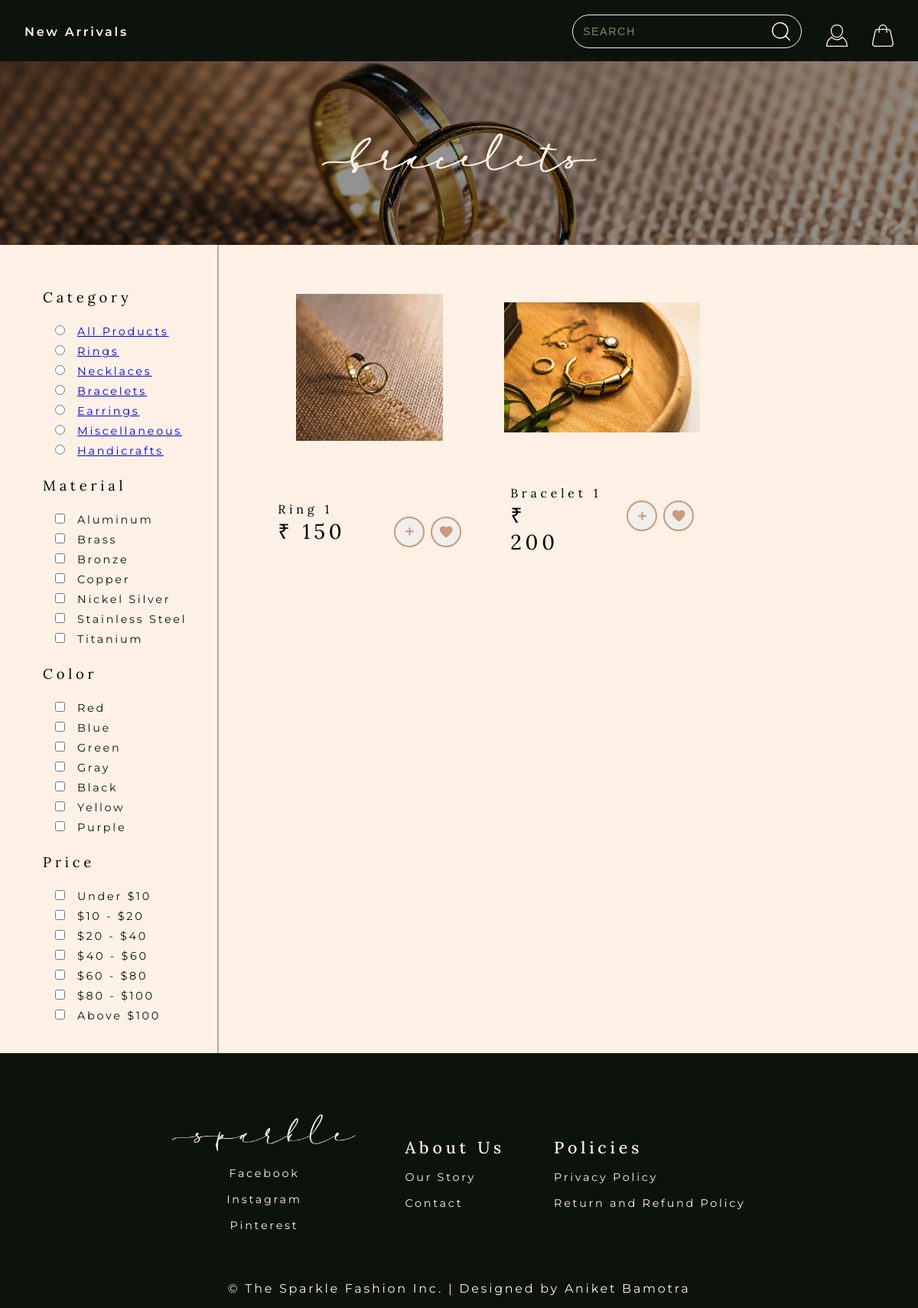
Page /store on the earlier database version.
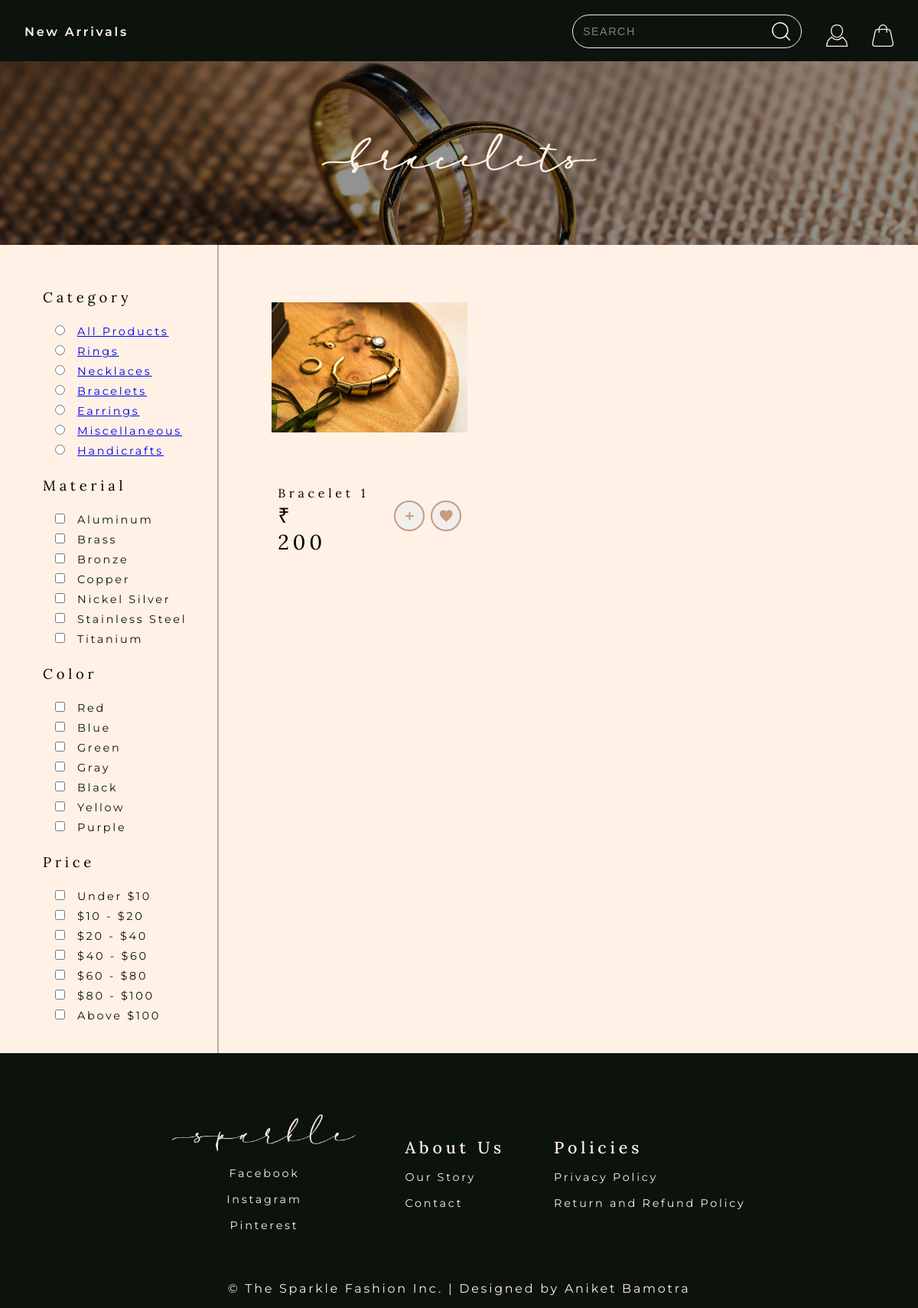
Same page on the later database version.
### store/models/category.py (models this page shows, shortened)
class Category(models.Model):
    name = models.CharField(max_length=20)
    @staticmethod
    def get_all_categories():
        return Category.objects.all()

### store/models/product.py (models this page shows, shortened)
class Product(models.Model):
    name = models.CharField(max_length=50)
    price = models.IntegerField(default=0)
    category = models.ForeignKey(Category, on_delete=models.CASCADE, default=1)
    description = models.CharField(max_length=200, default='' , null=True , blank=True)
    image = models.ImageField(upload_to='uploads/products/')
    @staticmethod
    def get_all_products():
        return Product.objects.all()

### store/views/home.py (the view)
# urls.py: path('' , include('store.urls'))
def store(request):
    cart = request.session.get('cart')
    if not cart:
        request.session['cart'] = {}
    products = None
    categories = Category.get_all_categories()
    categoryID = request.GET.get('category')
    if categoryID:
        products = Product.get_all_products_by_categoryid(categoryID)
    else:
        products = Product.get_all_products()
    data = {}
    data['products'] = products
    data['categories'] = categories
    return render(request, 'index.html', data)

### store/templatetags/cart.py (called while the page is built)
@register.filter(name='is_in_cart')
def is_in_cart(product  , cart):
    keys = cart.keys()
    for id in keys:
        if int(id) == product.id:
            return True
    return False;

### store/templatetags/custom_filter.py (called while the page is built)
@register.filter(name='currency')
def currency(number):
    return "₹ "+str(number)

### store/templates/index.html (shortened to what the changed rows need)
{% extends 'base.html' %}
{% load static %}
{% block content %}
{% load cart %}
{% load custom_filter %}
<div class="product_grid">
	<div class="pg_container">
		<div class="filter_container">
			<div class="filter_ele">
				<ul>
					<li class="f_list_item sans"><input type="radio" name="category"><a href="/store">All Products</a>
				{% for category in categories %}
				<li class="f_list_item sans"><input type="radio" name="category"><a href="/?category={{category.id}}">{{category.name}}</a></li>
				{% endfor %}
			</div>
		</div>
		<div id='products' class="product_cards_grid">
			<div class="product_gallery">
				{% for product in products %}
				<div class="product_card" id={{product.id}} style="width: 18rem;">
					<a href="/desc" class="img_link" ><img class="prod_img" style="max-width:20rem; height: 12rem;" src="{{product.image.url}}" alt="Card image cap"></a>
						<p class="prod_name serif">{{product.name}}</p>
						<p class="prod_price serif">{{product.price|currency}}</p>
						<form action="/#{{product.id}}" method="POST" class="a_btn">
							<button type="submit" class="add_cart_btn" value="Add"><span id="plus" class="material-icons-outlined">add</span></button>
						</form>
						<form action="/#{{product.id}}" method="POST" class="fav_btn">
							<button type = "submit" value = "" class="material-icons-outlined">favorite</button>
						</form>
				</div>
				{% endfor %}
			</div>
		</div>
	</div>
</div>
{% endblock %}

Differences in the rows shown:
removed Product: {{ product.id }} 1 (drawn), image (picture), name "Ring 1", price "₹ 150"
